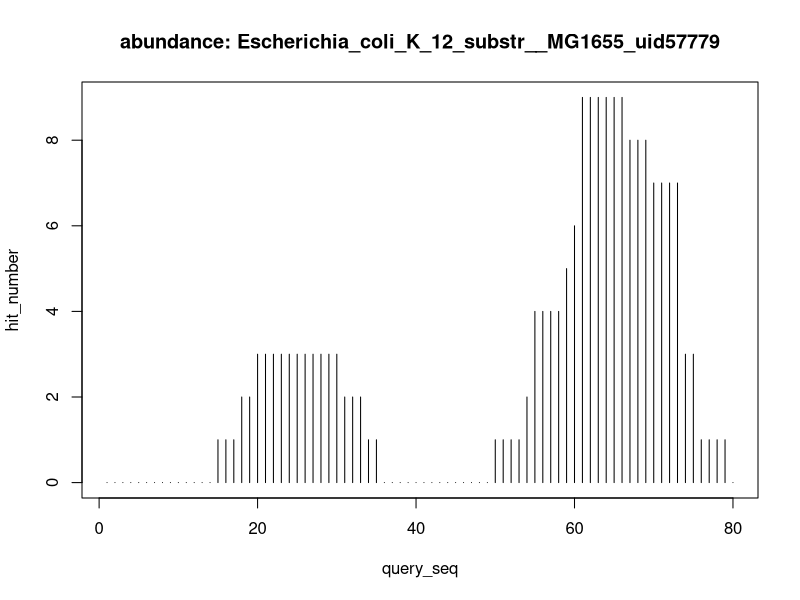

Here is the R script that generated this plot:
x=c(1,2,3,4,5,6,7,8,9,10,11,12,13,14,15,16,17,18,19,20,21,22,23,24,25,26,27,28,29,30,31,32,33,34,35,36,37,38,39,40,41,42,43,44,45,46,47,48,49,50,51,52,53,54,55,56,57,58,59,60,61,62,63,64,65,66,67,68,69,70,71,72,73,74,75,76,77,78,79,80)
y=c(0,0,0,0,0,0,0,0,0,0,0,0,0,0,1,1,1,2,2,3,3,3,3,3,3,3,3,3,3,3,2,2,2,1,1,0,0,0,0,0,0,0,0,0,0,0,0,0,0,1,1,1,1,2,4,4,4,4,5,6,9,9,9,9,9,9,8,8,8,7,7,7,7,3,3,1,1,1,1,0)
plot(x,y,type="h",main="abundance: Escherichia_coli_K_12_substr__MG1655_uid57779",xlab="query_seq",ylab="hit_number")